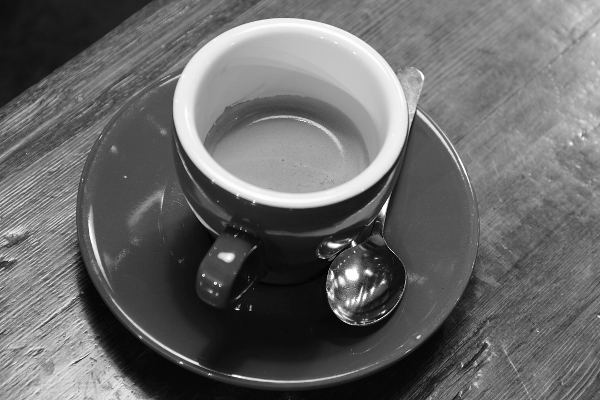
#> input picture data/original/real_photo_coffee.png, 600 x 400 px, found by its file name
$ python filter_verification.py
#> lines starting #> are read from the running program, lines starting #| are printed output that depends on the picture; long printed decimals are rounded
#> in main, image is the input picture: shape (400, 600); min 0, max 255, mean 103.7
#| Image shape : (400, 600)
"""
Filter Verification
-------------------
Verifies from-scratch implementations of:
1. 2-D convolution
2. Mean filter
3. Median filter
4. Gaussian filter (5x5, sigma=1)

Each implementation is compared against OpenCV.
"""

import os
import cv2
import numpy as np


# ============================================================
# CONFIGURATION
# ============================================================

INPUT_IMAGE = "data/original/real_photo_coffee.png"
OUTPUT_DIR = "outputs/verification"

os.makedirs(OUTPUT_DIR, exist_ok=True)


# ============================================================
# 1. 2-D CONVOLUTION FROM SCRATCH
# ============================================================

def convolution_2d(image, kernel):
    """
    Perform 2-D convolution using zero padding.
    """

    image = image.astype(np.float64)
    kernel = np.asarray(kernel, dtype=np.float64)

    kh, kw = kernel.shape

    pad_h = kh // 2
    pad_w = kw // 2

    padded = np.pad(
        image,
        ((pad_h, pad_h), (pad_w, pad_w)),
        mode="constant",
        constant_values=0
    )
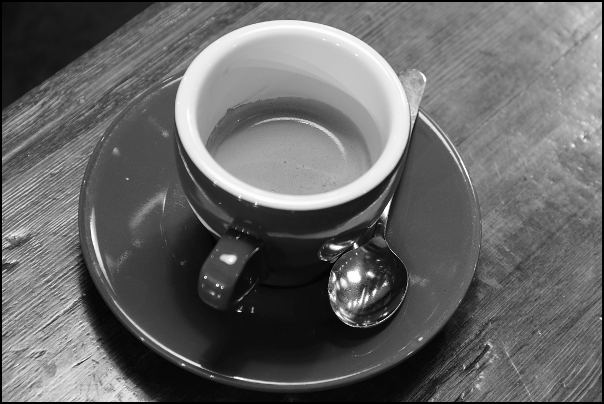
#> padded: shape (404, 604) float64; min 0, max 255, mean 101.9

    # Flip kernel for true convolution
    kernel_flipped = np.flipud(np.fliplr(kernel))

    output = np.zeros_like(image, dtype=np.float64)

    for i in range(image.shape[0]):
        for j in range(image.shape[1]):
            region = padded[
                i:i + kh,
                j:j + kw
            ]

            output[i, j] = np.sum(
                region * kernel_flipped
            )
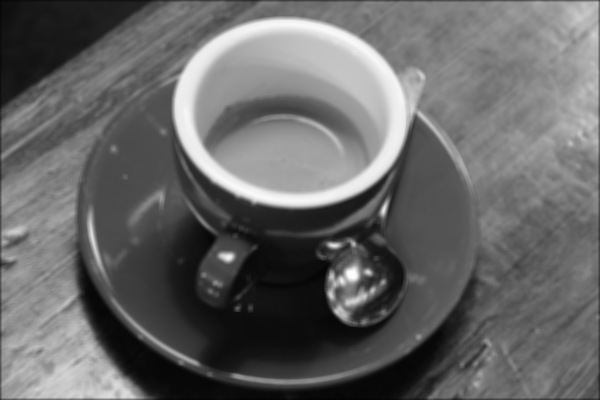
#> output: shape (400, 600) float64; min 4.32, max 253, mean 103.1

    return np.clip(output, 0, 255).astype(np.uint8)


# ============================================================
# 2. MEAN FILTER FROM SCRATCH
# ============================================================

def mean_filter(image, kernel_size=5):

    kernel = np.ones(
        (kernel_size, kernel_size),
        dtype=np.float64
    )

    kernel /= kernel.size

    return convolution_2d(image, kernel)


# ============================================================
# 3. MEDIAN FILTER FROM SCRATCH
# ============================================================

def median_filter(image, kernel_size=5):

    pad = kernel_size // 2

    padded = np.pad(
        image,
        ((pad, pad), (pad, pad)),
        mode="edge"
    )

    output = np.zeros_like(image)

    for i in range(image.shape[0]):
        for j in range(image.shape[1]):

            region = padded[
                i:i + kernel_size,
                j:j + kernel_size
            ]

            output[i, j] = np.median(region)

    return output.astype(np.uint8)


# ============================================================
# 4. GAUSSIAN KERNEL FROM SCRATCH
# ============================================================

def gaussian_kernel(size=5, sigma=1.0):

    center = size // 2

    kernel = np.zeros(
        (size, size),
        dtype=np.float64
    )

    for i in range(size):
        for j in range(size):

            x = i - center
            y = j - center

            kernel[i, j] = np.exp(
                -(x * x + y * y) /
                (2 * sigma * sigma)
            )

    kernel /= np.sum(kernel)

    return kernel


# ============================================================
# 5. GAUSSIAN FILTER FROM SCRATCH
# ============================================================

def gaussian_filter(image, size=5, sigma=1.0):

    kernel = gaussian_kernel(
        size=size,
        sigma=sigma
    )

    return convolution_2d(
        image,
        kernel
    )


# ============================================================
# COMPARISON FUNCTION
# ============================================================

def compare_images(reference, test):

    reference = reference.astype(np.float64)
    test = test.astype(np.float64)

    difference = np.abs(
        reference - test
    )
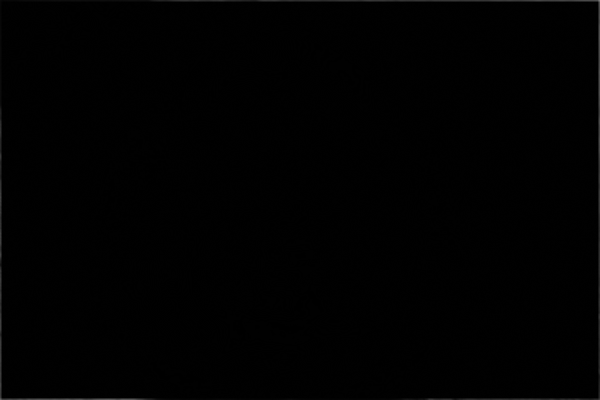
#> difference: shape (400, 600) float64; min 0, max 123, mean 1

    mae = np.mean(difference)
#> mae = 0.997

    max_error = np.max(difference)
#> max_error = 123

    matching_pixels = np.mean(
        difference == 0
    ) * 100
#> matching_pixels = 50.65

    return mae, max_error, matching_pixels


# ============================================================
# SAVE IMAGE
# ============================================================

def save_image(filename, image):

    path = os.path.join(
        OUTPUT_DIR,
        filename
    )

    cv2.imwrite(path, image)

    return path


# ============================================================
# MAIN
# ============================================================

def main():

    print("=" * 70)
    print("FROM-SCRATCH FILTER VERIFICATION")
    print("=" * 70)

    # --------------------------------------------------------
    # Load image
    # --------------------------------------------------------

    print("\nLoading input image...")

    image = cv2.imread(
        INPUT_IMAGE,
        cv2.IMREAD_GRAYSCALE
    )

    if image is None:
        raise FileNotFoundError(
            f"Could not load image: {INPUT_IMAGE}"
        )

    print(f"Input image : {INPUT_IMAGE}")
    print(f"Image shape : {image.shape}")

    # --------------------------------------------------------
    # Mean Filter
    # --------------------------------------------------------

    print("\n[1/3] Testing Mean Filter...")

    scratch_mean = mean_filter(
        image,
        kernel_size=5
    )

    opencv_mean = cv2.blur(
        image,
        (5, 5)
    )

    mean_mae, mean_max, mean_match = compare_images(
        opencv_mean,
        scratch_mean
    )
#> mean_mae = 0.997; mean_max = 123; mean_match = 50.65

    save_image(
        "mean_scratch.png",
        scratch_mean
    )

    save_image(
        "mean_opencv.png",
        opencv_mean
    )

    # --------------------------------------------------------
    # Median Filter
    # --------------------------------------------------------

    print("[2/3] Testing Median Filter...")

    scratch_median = median_filter(
        image,
        kernel_size=5
    )
#> after the loop in median_filter, `for i in range(image.shape[0]):`:
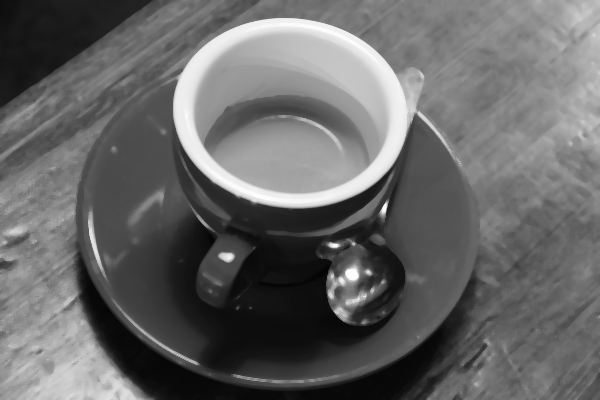
#> output: shape (400, 600); min 4, max 253, mean 102.7

    opencv_median = cv2.medianBlur(
        image,
        5
    )

    median_mae, median_max, median_match = compare_images(
        opencv_median,
        scratch_median
    )
#> in compare_images (call 2), `difference = np.abs( reference - test )`: difference: shape (400, 600) float64; every value is 0
#> median_mae = 0; median_max = 0; median_match = 100

    save_image(
        "median_scratch.png",
        scratch_median
    )

    save_image(
        "median_opencv.png",
        opencv_median
    )

    # --------------------------------------------------------
    # Gaussian Filter
    # --------------------------------------------------------

    print("[3/3] Testing Gaussian Filter...")

    sigma = 1.0

    kernel = gaussian_kernel(
        size=5,
        sigma=sigma
    )

    scratch_gaussian = gaussian_filter(
        image,
        size=5,
        sigma=sigma
    )

    opencv_gaussian = cv2.GaussianBlur(
        image,
        (5, 5),
        sigmaX=sigma,
        sigmaY=sigma,
        borderType=cv2.BORDER_CONSTANT
    )

    gaussian_mae, gaussian_max, gaussian_match = compare_images(
        opencv_gaussian,
        scratch_gaussian
    )
#> in compare_images (call 3), `difference = np.abs( reference - test )`:
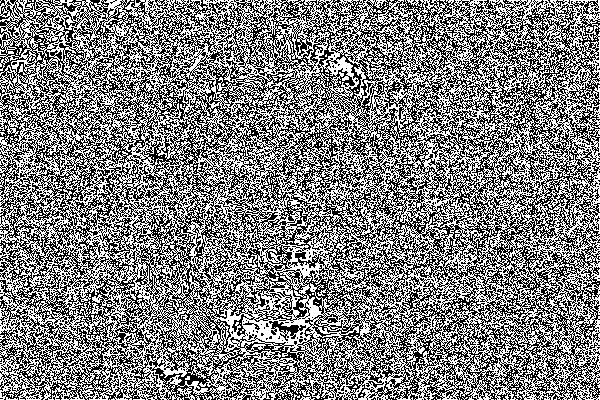
#> difference: shape (400, 600) float64; values 0 (black) and 1 (white), 50.4% white; black in thin lines or dots
#> in compare_images (call 3), `mae = np.mean(difference)`: mae = 0.504
#> in compare_images (call 3), `max_error = np.max(difference)`: max_error = 1
#> in compare_images (call 3), `matching_pixels = np.mean( difference == 0 ) * 100`: matching_pixels = 49.62
#> gaussian_mae = 0.504; gaussian_max = 1; gaussian_match = 49.62

    save_image(
        "gaussian_scratch.png",
        scratch_gaussian
    )

    save_image(
        "gaussian_opencv.png",
        opencv_gaussian
    )

    # --------------------------------------------------------
    # Print Gaussian Kernel
    # --------------------------------------------------------

    print("\n" + "=" * 70)
    print("5x5 GAUSSIAN KERNEL (sigma = 1.0)")
    print("=" * 70)

    print(np.round(kernel, 6))

    print(
        f"\nKernel sum = {np.sum(kernel):.6f}"
    )

    # --------------------------------------------------------
    # Results
    # --------------------------------------------------------

    print("\n" + "=" * 70)
    print("VERIFICATION RESULTS")
    print("=" * 70)

    print("\nMean Filter")
    print("-" * 40)
    print(f"MAE                  : {mean_mae:.6f}")
#| MAE                  : 0.9971
    print(f"Maximum Pixel Error  : {mean_max:.6f}")
#| Maximum Pixel Error  : 123.000
    print(f"Exact Pixel Match    : {mean_match:.2f}%")
#| Exact Pixel Match    : 50.65%

    print("\nMedian Filter")
    print("-" * 40)
    print(f"MAE                  : {median_mae:.6f}")
#| MAE                  : 0
    print(f"Maximum Pixel Error  : {median_max:.6f}")
#| Maximum Pixel Error  : 0
    print(f"Exact Pixel Match    : {median_match:.2f}%")
#| Exact Pixel Match    : 100.00%

    print("\nGaussian Filter")
    print("-" * 40)
    print(f"MAE                  : {gaussian_mae:.6f}")
#| MAE                  : 0.5038
    print(f"Maximum Pixel Error  : {gaussian_max:.6f}")
#| Maximum Pixel Error  : 1.000
    print(f"Exact Pixel Match    : {gaussian_match:.2f}%")
#| Exact Pixel Match    : 49.62%

    # --------------------------------------------------------
    # Overall verification
    # --------------------------------------------------------

    tolerance = 0.5

    all_passed = (
        mean_mae <= tolerance
        and median_mae <= tolerance
        and gaussian_mae <= tolerance
    )
#> all_passed = False

    print("\n" + "=" * 70)

    if all_passed:
        print("✓ ALL FILTER VERIFICATIONS PASSED")
    else:
        print("⚠ FILTER VERIFICATION COMPLETED")
        print("  Check the numerical differences above.")

    print("=" * 70)

    print("\nGenerated verification files:")

    for filename in sorted(os.listdir(OUTPUT_DIR)):
        print(f" -> {filename}")

    print(
        f"\nVerification outputs saved in: {OUTPUT_DIR}"
    )


if __name__ == "__main__":
    main()

$ run again, with data/original/texture_grass.png copied over data/original/real_photo_coffee.png
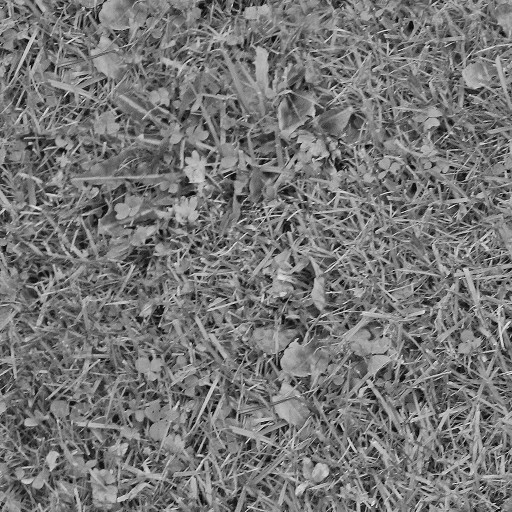
#> input picture data/original/texture_grass.png, 512 x 512 px, found by its file name
#> in main, image is the input picture: shape (512, 512); min 0, max 244, mean 118.2
#| Image shape : (512, 512)
#> mae = 1.04
#> max_error = 104
#> matching_pixels = 50.95
#> mean_mae = 1.04; mean_max = 104; mean_match = 50.95
#> after the loop in median_filter, `for i in range(image.shape[0]):`:
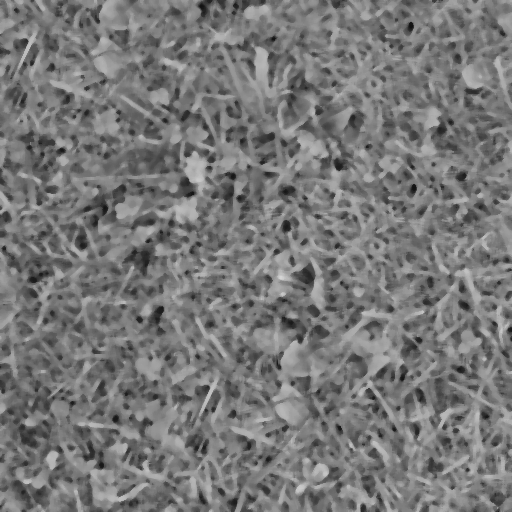
#> output: shape (512, 512); min 18, max 213, mean 119.7
#> difference: shape (512, 512) float64; every value is 0
#> median_mae = 0; median_match = 100
#> in compare_images (call 3), `difference = np.abs( reference - test )`:
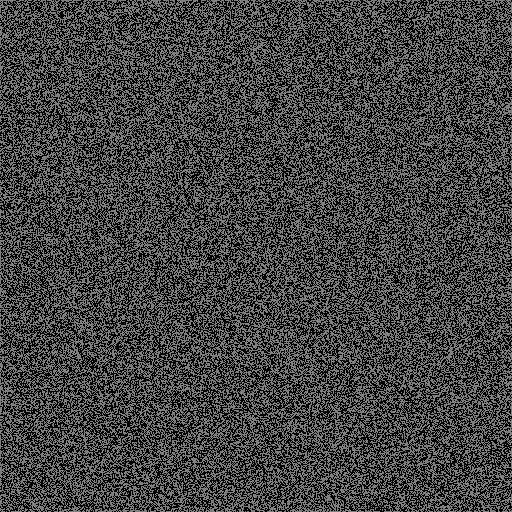
#> difference: shape (512, 512) float64; min 0, max 2, mean 0.501; drawn with min black and max white
#> mae = 0.501
#> max_error = 2
#> matching_pixels = 49.92
#> gaussian_mae = 0.501; gaussian_max = 2; gaussian_match = 49.92
#| MAE                  : 1.041
#| Maximum Pixel Error  : 104.000
#| Exact Pixel Match    : 50.95%
#| MAE                  : 0
#| Maximum Pixel Error  : 0
#| Exact Pixel Match    : 100.00%
#| MAE                  : 0.5008
#| Maximum Pixel Error  : 2.000
#| Exact Pixel Match    : 49.92%
#> all_passed = False
